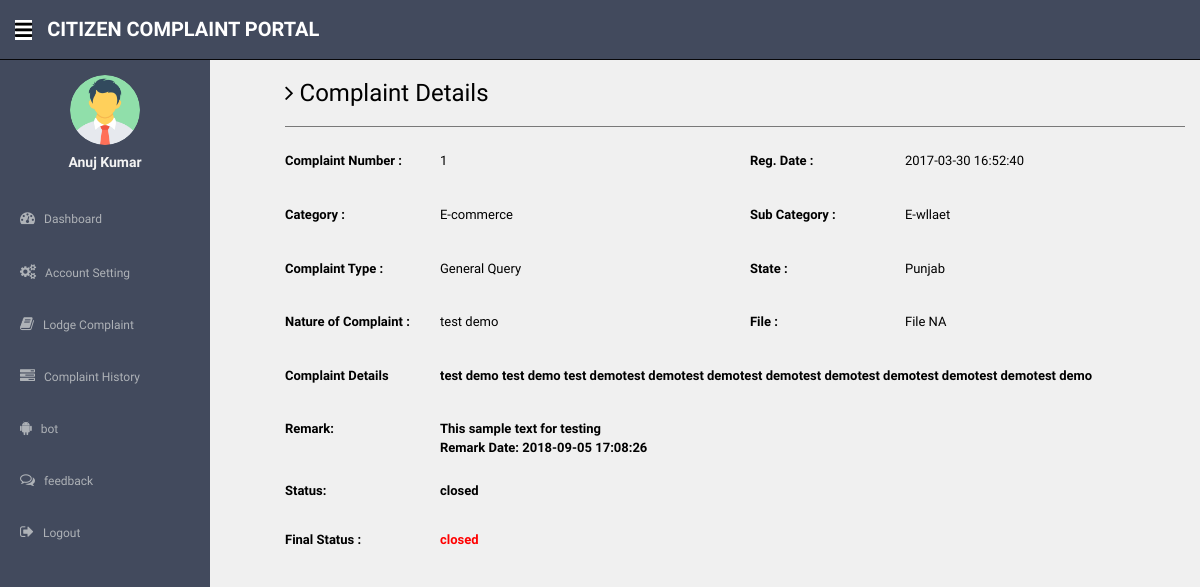
The page /complaint-details.php?cid=1 (signed in) on the database its author committed.
### tables this page shows
CREATE TABLE `users` (
  `id` int(11) NOT NULL,
  `fullName` varchar(255) DEFAULT NULL,
  `userEmail` varchar(255) DEFAULT NULL,
  `password` varchar(255) DEFAULT NULL,
  `contactNo` bigint(11) DEFAULT NULL,
  `address` tinytext DEFAULT NULL,
  `State` varchar(255) DEFAULT NULL,
  `country` varchar(255) DEFAULT NULL,
  `pincode` int(6) DEFAULT NULL,
  `userImage` varchar(255) DEFAULT NULL,
  `regDate` timestamp NOT NULL DEFAULT current_timestamp(),
  `updationDate` timestamp NULL DEFAULT NULL,
  `status` int(1) DEFAULT NULL
);

CREATE TABLE `tblcomplaints` (
  `complaintNumber` int(11) NOT NULL,
  `userId` int(11) DEFAULT NULL,
  `category` int(11) DEFAULT NULL,
  `subcategory` varchar(255) DEFAULT NULL,
  `complaintType` varchar(255) DEFAULT NULL,
  `state` varchar(255) DEFAULT NULL,
  `noc` varchar(255) DEFAULT NULL,
  `complaintDetails` mediumtext DEFAULT NULL,
  `complaintFile` varchar(255) DEFAULT NULL,
  `regDate` timestamp NULL DEFAULT current_timestamp(),
  `status` varchar(50) DEFAULT NULL,
  `lastUpdationDate` timestamp NULL DEFAULT NULL ON UPDATE current_timestamp()
);

CREATE TABLE `category` (
  `id` int(11) NOT NULL,
  `categoryName` varchar(255) DEFAULT NULL,
  `categoryDescription` longtext DEFAULT NULL,
  `creationDate` timestamp NULL DEFAULT current_timestamp(),
  `updationDate` timestamp NULL DEFAULT NULL ON UPDATE current_timestamp()
);

CREATE TABLE `complaintremark` (
  `id` int(11) NOT NULL,
  `complaintNumber` int(11) DEFAULT NULL,
  `status` varchar(255) DEFAULT NULL,
  `remark` mediumtext DEFAULT NULL,
  `remarkDate` timestamp NULL DEFAULT current_timestamp()
);

### complaint-details.php (the view, shortened to what this page needs)
<?php session_start();
include('includes/config.php');
if(strlen($_SESSION['login'])==0)
  {
header('location:index.php');
}
else{ ?>
<!DOCTYPE html>
<html lang="en">
  <head>
    <link href="assets/css/bootstrap.css" rel="stylesheet">
    <link href="assets/font-awesome/css/font-awesome.css" rel="stylesheet" />
    <link href="assets/css/style.css" rel="stylesheet">
    <link href="assets/css/style-responsive.css" rel="stylesheet">
  </head>
  <body>
  <section id="container" >
<?php include('includes/header.php');?>
<?php include('includes/sidebar.php');?>
      <section id="main-content" style="padding-left:5%; color:#000">
          <section class="wrapper site-min-height">
          	<h3><i class="fa fa-angle-right"></i> Complaint Details</h3>
            <hr />
 <?php $query=mysqli_query($con,"select tblcomplaints.*,category.categoryName as catname from tblcomplaints join category on category.id=tblcomplaints.category where userId='".$_SESSION['id']."' and complaintNumber='".$_GET['cid']."'");
while($row=mysqli_fetch_array($query))
{?>
          	<div class="row mt">
            <label class="col-sm-2 col-sm-2 control-label"><b>Complaint Number : </b></label>
          		<div class="col-sm-4">
          		<p><?php echo htmlentities($row['complaintNumber']);?></p>
          		</div>
<label class="col-sm-2 col-sm-2 control-label"><b>Reg. Date :</b></label>
              <div class="col-sm-4">
              <p><?php echo htmlentities($row['regDate']);?></p>
              </div>
          	</div>
<div class="row mt">
            <label class="col-sm-2 col-sm-2 control-label"><b>Category :</b></label>
              <div class="col-sm-4">
              <p><?php echo htmlentities($row['catname']);?></p>
              </div>
<label class="col-sm-2 col-sm-2 control-label"><b>Sub Category :</b> </label>
              <div class="col-sm-4">
              <p><?php echo htmlentities($row['subcategory']);?></p>
              </div>
            </div>
  <div class="row mt">
            <label class="col-sm-2 col-sm-2 control-label"><b>Complaint Type :</b></label>
              <div class="col-sm-4">
              <p><?php echo htmlentities($row['complaintType']);?></p>
              </div>
<label class="col-sm-2 col-sm-2 control-label"><b>State :</b></label>
              <div class="col-sm-4">
              <p><?php echo htmlentities($row['state']);?></p>
              </div>
            </div>
  <div class="row mt">
            <label class="col-sm-2 col-sm-2 control-label"><b>Nature of Complaint :</b></label>
              <div class="col-sm-4">
              <p><?php echo htmlentities($row['noc']);?></p>
              </div>
<label class="col-sm-2 col-sm-2 control-label"><b>File :</b></label>
              <div class="col-sm-4">
              <p><?php $cfile=$row['complaintFile'];
if($cfile=="" || $cfile=="NULL")
{
  echo htmlentities("File NA");
}
else{ ?>
<a href="complaintdocs/<?php echo htmlentities($row['complaintFile']);?>" target='_blank'> View File</a>
<?php } ?>
              </p>
              </div>
            </div>
 <div class="row mt">
            <label class="col-sm-2 col-sm-2 control-label"><b>Complaint Details </label>
              <div class="col-sm-10">
              <p><?php echo htmlentities($row['complaintDetails']);?></p>
              </div>
            </div>
<?php
$ret=mysqli_query($con,"select complaintremark.remark as remark,complaintremark.status as sstatus,complaintremark.remarkDate as rdate from complaintremark join tblcomplaints on tblcomplaints.complaintNumber=complaintremark.complaintNumber where complaintremark.complaintNumber='".$_GET['cid']."'");
while($rw=mysqli_fetch_array($ret))
{
?>
 <div class="row mt">
<label class="col-sm-2 col-sm-2 control-label"><b>Remark:</b></label>
              <div class="col-sm-10">
   <?php echo  htmlentities($rw['remark']); ?>&nbsp;&nbsp; <br /><b>Remark Date: <?php echo  htmlentities($rw['rdate']); ?></b>
              </div>
            </div>
 <div class="row mt">
<label class="col-sm-2 col-sm-2 control-label"><b>Status:</b></label>
              <div class="col-sm-10">
 <?php echo  htmlentities($rw['sstatus']); ?>
              </div>
            </div>
<?php } ?>
 <div class="row mt">
<label class="col-sm-2 col-sm-2 control-label"><b>Final Status :</b></label>
              <div class="col-sm-4">
              <p style="color:red"><?php
if($row['status']=="NULL" || $row['status']=="" )
{
echo "Not Process yet";
} else{
              echo htmlentities($row['status']);
}
              ?></p>
              </div>
            </div>
<?php } ?>
		</section>
      </section>
  </section>
  </body>
</html>
<?php } ?>

### includes/sidebar.php (shortened to what this page needs)
<aside>
          <div id="sidebar"  class="nav-collapse">
              <ul class="sidebar-menu" id="nav-accordion">
              <?php $query=mysqli_query($con,"select fullName,userImage from users where userEmail='".$_SESSION['login']."'");
 while($row=mysqli_fetch_array($query))
 {
 ?>
                  <p class="centered"><a href="profile.php">
<?php $userphoto=$row['userImage'];
if($userphoto==""):
?>
<img src="userimages/noimage.png"  class="img-circle" width="70" height="70" >
<?php else:?>
  <img src="userimages/<?php echo htmlentities($userphoto);?>" class="img-circle" width="70" height="70">
<?php endif;?>
</a>
</p>
                  <h5 class="centered"><?php echo htmlentities($row['fullName']);?></h5>
                  <?php } ?>
                  <li class="mt">
                      <a href="dashboard.php">
                          <i class="fa fa-dashboard"></i>
                          <span>Dashboard</span>
                      </a>
                  </li>
                  <li class="sub-menu">
                      <a href="javascript:;" >
                          <i class="fa fa-cogs"></i>
                          <span>Account Setting</span>
                      </a>
                  </li>
                  <li class="sub-menu">
                      <a href="register-complaint.php" >
                          <i class="fa fa-book"></i>
                          <span>Lodge Complaint</span>
                      </a>
                    </li>
                  <li class="sub-menu">
                      <a href="complaint-history.php" >
                          <i class="fa fa-tasks"></i>
                          <span>Complaint History</span>
                      </a>
                  </li>
                 <li class="sub-menu">
                    <a href="bot.php">
                    <i class="fa fa-android" aria-hidden="true"></i>
                        <span> bot</span>
                    </a>
                 </li>
                 <li class="sub-menu">
                    <a href="feedback.php">
                    <i class="fa fa-comments-o" aria-hidden="true"></i>
                        <span> feedback</span>
                    </a>
                 </li>
                 <li class="sub-menu">
                      <a href="logout.php" >
                          <i class="fa fa-sign-out"></i>
                          <span>Logout</span>
                      </a>
                  </li>
              </ul>
          </div>
      </aside>

### assets/css/style.css (style rules this page uses)
body { color: #000000; background: #ebebebb8; font-family: 'Ruda', sans-serif; padding: 0px !important; margin: 0px !important; font-size:13px; }
ul li { list-style: none; }
a, a:hover, a:focus { text-decoration: none; outline: none; }
#container { width: 100%; height: 100%; }
hr { margin-top: 20px; margin-bottom: 20px; border: 0; border-top: 1px solid #797979; }
.centered { text-align: center; }
.mt { margin-top: 25px; }
#sidebar { width: 210px; height: 100%; position: fixed; background: #424a5d; }
#sidebar h5 { color: #f2f2f2; font-weight: 700; }
#sidebar ul li { position: relative; }
ul.sidebar-menu , ul.sidebar-menu li ul.sub { margin: -2px 0 0; padding: 0; }
ul.sidebar-menu { margin-top: 75px; }
ul.sidebar-menu li { margin-bottom: 5px; margin-left:10px; margin-right:10px; }
ul.sidebar-menu li.sub-menu { line-height: 15px; }
ul.sidebar-menu li a span { display: inline-block; }
ul.sidebar-menu li a { color: #aeb2b7; text-decoration: none; display: block; padding: 15px 0 15px 10px; font-size: 12px; outline: none; -webkit-transition: all 0.3s ease; -moz-transition: all 0.3s ease; -o-transition: all 0.3s ease; -ms-transition: all 0.3s ease; transition: all 0.3s ease; }
ul.sidebar-menu li a i { font-size: 15px; padding-right: 6px; }
#main-content { margin-left: 210px; }
.wrapper { display: inline-block; margin-top: 60px; padding-left: 15px; padding-right: 15px; padding-bottom: 15px; padding-top: 0px; width: 100%; }
label { font-weight: 400; }
.site-min-height { min-height: 900px; }

### rows shown on the page
users: userImage (picture), fullName "Anuj Kumar"
tblcomplaints: complaintNumber "1", regDate "2017-03-30 16:52:40", category.categoryName "E-commerce", subcategory "E-wllaet", complaintType "General Query", state "Punjab", noc "test demo", complaintDetails "test demo test demo test demotest demotest demotest demotest demotest demotest demotest demotest demo", status "closed"
complaintremark: remark "This sample text for testing", remarkDate "2018-09-05 17:08:26", status "closed"
